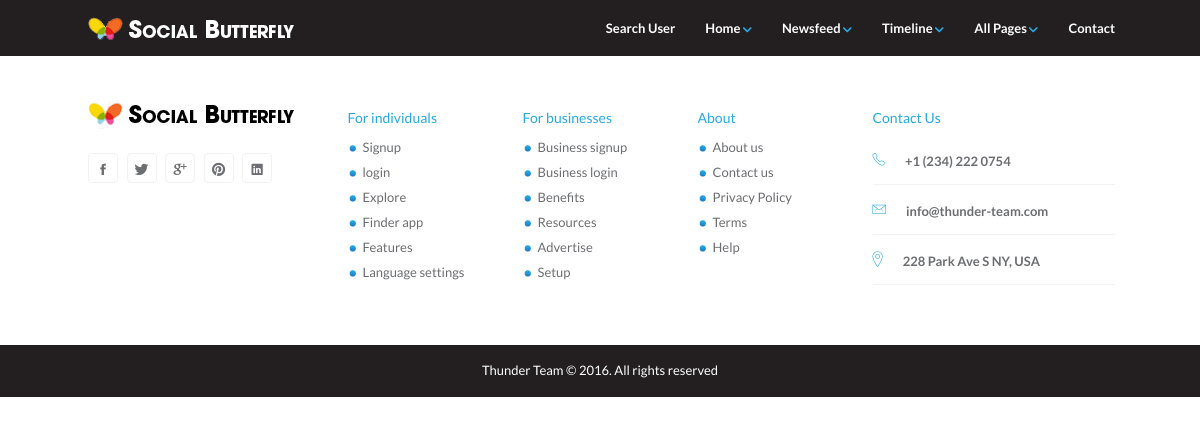
The page /newsfeed-friends.php (signed in) on the database as committed earlier.
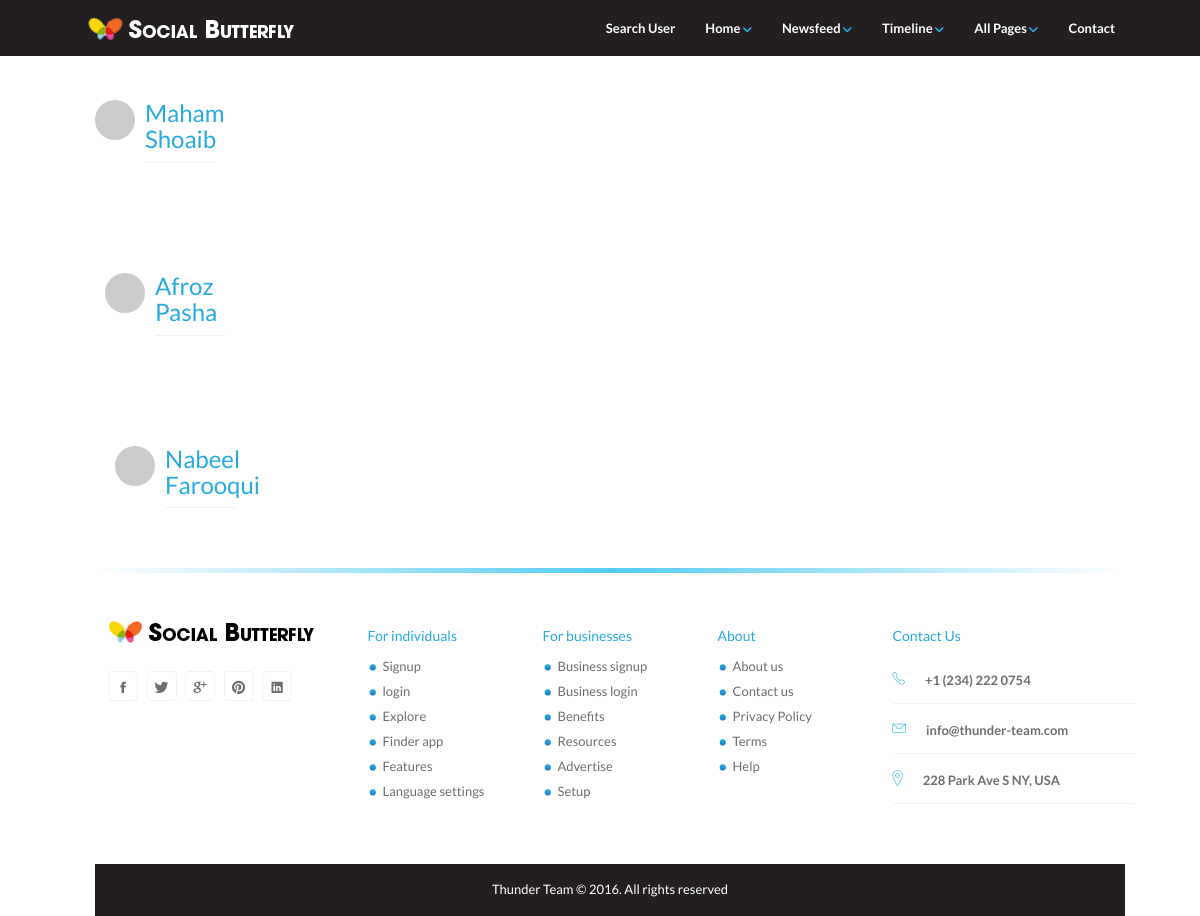
The same page on the database as committed later.
### tables this page shows
CREATE TABLE IF NOT EXISTS `friendrequest` (
  `sender_id` int(11) NOT NULL DEFAULT '0',
  `receiver_id` int(11) NOT NULL DEFAULT '0'
);

CREATE TABLE IF NOT EXISTS `users` (
`id` int(10) NOT NULL,
  `fname` varchar(50) NOT NULL,
  `lname` varchar(50) NOT NULL,
  `email` varchar(50) NOT NULL,
  `pass` varchar(20) NOT NULL,
  `dob` text NOT NULL,
  `city` varchar(20) NOT NULL,
  `country` varchar(20) NOT NULL,
  `gender` char(1) NOT NULL,
  `image` text NOT NULL,
  `info` longtext NOT NULL,
  `timestamp` timestamp NOT NULL DEFAULT CURRENT_TIMESTAMP
);

### newsfeed-friends.php (the view, shortened to what this page needs)
<?php
include 'header.php';
include 'scripts/DbConnect.php';
if(!isset($_SESSION['kuchBhi']))
{
    echo "<script>alert('Login Required !');location.href = 'index-register.php'</script>";
}
else{
    $email = $_SESSION['kuchBhi'];
    $sel = "SELECT * FROM users WHERE email = '$email'";
    $ex_sel = $con->query($sel);
    $data = mysqli_fetch_array($ex_sel);
    $userid = $data['id'];
    $gett = "SELECT * FROM friendrequest WHERE receiver_id='$userid'";
    $query = mysqli_query($con, $gett) or die('error');
    while ($row = mysqli_fetch_array($query, MYSQLI_ASSOC)) {
        $senderId = $row['sender_id'];
        $get1 = "SELECT * FROM users WHERE id='$senderId' ";
        $query2 = mysqli_query($con, $get1) or die('error');
        $row2 = mysqli_fetch_array($query2, MYSQLI_ASSOC);
        $senderIdd=$row2['id'];
        $sendernamee=$row2['fname'] . " " . $row2['lname'];
        ?>
        <div class="container">
        <div class="timeline">
            <div id="page-contents">
                <div class="row">
                    <div class="col-md-3">
                        <div class="col-md-7">
                            <div class="follow-user">
                                <img src="http://placehold.it/300x300" alt="" class="profile-photo-sm pull-left"/>
                                <div>
                                    <h3><a href="FriendTL.php?uid=<?php echo $senderIdd ; ?>"><?php echo "$sendernamee"; ?></a>
                                    </h3>
                                </div>
                            </div>
                        </div>
                    </div>
                </div>
            </div>
        </div>
        <?php
    }
}
?>
    </div>
<?php
include 'footer.php';
?>

Rows that differ between the two databases and show on the page:
added friendrequest: sender.lname "Maham Shoaib"
added friendrequest: sender.lname "Afroz Pasha"
added friendrequest: sender.lname "Nabeel Farooqui"
